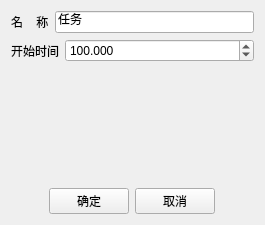
<?xml version="1.0" encoding="UTF-8"?>
<ui version="4.0">
 <class>ByyCruiseTaskWidget</class>
 <widget class="QWidget" name="ByyCruiseTaskWidget">
  <property name="geometry">
   <rect>
    <x>0</x>
    <y>0</y>
    <width>265</width>
    <height>225</height>
   </rect>
  </property>
  <property name="windowTitle">
   <string>游弋</string>
  </property>
  <layout class="QVBoxLayout" name="verticalLayout">
   <item>
    <layout class="QHBoxLayout" name="horizontalLayout_5">
     <item>
      <widget class="QLabel" name="nameLabel">
       <property name="text">
        <string>名    称</string>
       </property>
      </widget>
     </item>
     <item>
      <widget class="QLineEdit" name="nameEdit">
       <property name="text">
        <string>任务</string>
       </property>
      </widget>
     </item>
    </layout>
   </item>
   <item>
    <layout class="QHBoxLayout" name="horizontalLayout_6">
     <item>
      <widget class="QLabel" name="startTimeLabel">
       <property name="text">
        <string>开始时间</string>
       </property>
      </widget>
     </item>
     <item>
      <widget class="QDoubleSpinBox" name="startTimeSpinBox">
       <property name="sizePolicy">
        <sizepolicy hsizetype="Expanding" vsizetype="Fixed">
         <horstretch>0</horstretch>
         <verstretch>0</verstretch>
        </sizepolicy>
       </property>
       <property name="decimals">
        <number>3</number>
       </property>
       <property name="maximum">
        <double>99999.990000000005239</double>
       </property>
       <property name="singleStep">
        <double>0.000000000000000</double>
       </property>
       <property name="value">
        <double>100.000000000000000</double>
       </property>
      </widget>
     </item>
    </layout>
   </item>
   <item>
    <spacer name="verticalSpacer_2">
     <property name="orientation">
      <enum>Qt::Vertical</enum>
     </property>
     <property name="sizeHint" stdset="0">
      <size>
       <width>20</width>
       <height>54</height>
      </size>
     </property>
    </spacer>
   </item>
   <item>
    <spacer name="verticalSpacer">
     <property name="orientation">
      <enum>Qt::Vertical</enum>
     </property>
     <property name="sizeHint" stdset="0">
      <size>
       <width>20</width>
       <height>54</height>
      </size>
     </property>
    </spacer>
   </item>
   <item>
    <layout class="QHBoxLayout" name="horizontalLayout_4">
     <item>
      <spacer name="horizontalSpacer">
       <property name="orientation">
        <enum>Qt::Horizontal</enum>
       </property>
       <property name="sizeHint" stdset="0">
        <size>
         <width>40</width>
         <height>20</height>
        </size>
       </property>
      </spacer>
     </item>
     <item>
      <widget class="QPushButton" name="pushButton">
       <property name="text">
        <string>确定</string>
       </property>
      </widget>
     </item>
     <item>
      <widget class="QPushButton" name="pushButton_2">
       <property name="text">
        <string>取消</string>
       </property>
      </widget>
     </item>
     <item>
      <spacer name="horizontalSpacer_2">
       <property name="orientation">
        <enum>Qt::Horizontal</enum>
       </property>
       <property name="sizeHint" stdset="0">
        <size>
         <width>40</width>
         <height>20</height>
        </size>
       </property>
      </spacer>
     </item>
    </layout>
   </item>
  </layout>
 </widget>
 <layoutdefault spacing="6" margin="11"/>
 <resources/>
 <connections/>
</ui>
